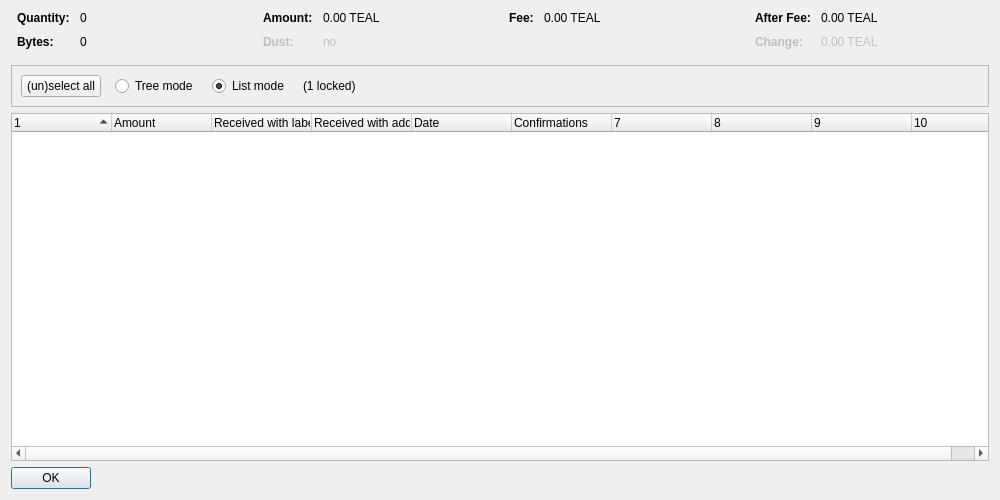
<?xml version="1.0" encoding="UTF-8"?>
<ui version="4.0">
 <class>CoinControlDialog</class>
 <widget class="QDialog" name="CoinControlDialog">
  <property name="geometry">
   <rect>
    <x>0</x>
    <y>0</y>
    <width>1000</width>
    <height>500</height>
   </rect>
  </property>
  <property name="windowTitle">
   <string>Coin Selection</string>
  </property>
  <layout class="QVBoxLayout" name="verticalLayout">
   <item>
    <layout class="QHBoxLayout" name="horizontalLayoutTop" stretch="0,0,0,0">
     <property name="topMargin">
      <number>0</number>
     </property>
     <property name="bottomMargin">
      <number>10</number>
     </property>
     <item>
      <layout class="QFormLayout" name="formLayoutCoinControl1">
       <property name="horizontalSpacing">
        <number>10</number>
       </property>
       <property name="verticalSpacing">
        <number>10</number>
       </property>
       <property name="leftMargin">
        <number>6</number>
       </property>
       <property name="rightMargin">
        <number>6</number>
       </property>
       <item row="0" column="0">
        <widget class="QLabel" name="labelCoinControlQuantityText">
         <property name="font">
          <font>
           <weight>75</weight>
           <bold>true</bold>
          </font>
         </property>
         <property name="text">
          <string>Quantity:</string>
         </property>
        </widget>
       </item>
       <item row="0" column="1">
        <widget class="QLabel" name="labelCoinControlQuantity">
         <property name="cursor">
          <cursorShape>IBeamCursor</cursorShape>
         </property>
         <property name="contextMenuPolicy">
          <enum>Qt::ActionsContextMenu</enum>
         </property>
         <property name="text">
          <string notr="true">0</string>
         </property>
         <property name="textInteractionFlags">
          <set>Qt::LinksAccessibleByMouse|Qt::TextSelectableByKeyboard|Qt::TextSelectableByMouse</set>
         </property>
        </widget>
       </item>
       <item row="1" column="0">
        <widget class="QLabel" name="labelCoinControlBytesText">
         <property name="font">
          <font>
           <weight>75</weight>
           <bold>true</bold>
          </font>
         </property>
         <property name="text">
          <string>Bytes:</string>
         </property>
        </widget>
       </item>
       <item row="1" column="1">
        <widget class="QLabel" name="labelCoinControlBytes">
         <property name="cursor">
          <cursorShape>IBeamCursor</cursorShape>
         </property>
         <property name="contextMenuPolicy">
          <enum>Qt::ActionsContextMenu</enum>
         </property>
         <property name="text">
          <string notr="true">0</string>
         </property>
         <property name="textInteractionFlags">
          <set>Qt::LinksAccessibleByMouse|Qt::TextSelectableByKeyboard|Qt::TextSelectableByMouse</set>
         </property>
        </widget>
       </item>
      </layout>
     </item>
     <item>
      <layout class="QFormLayout" name="formLayoutCoinControl2">
       <property name="horizontalSpacing">
        <number>10</number>
       </property>
       <property name="verticalSpacing">
        <number>10</number>
       </property>
       <property name="leftMargin">
        <number>6</number>
       </property>
       <property name="rightMargin">
        <number>6</number>
       </property>
       <item row="0" column="0">
        <widget class="QLabel" name="labelCoinControlAmountText">
         <property name="font">
          <font>
           <weight>75</weight>
           <bold>true</bold>
          </font>
         </property>
         <property name="text">
          <string>Amount:</string>
         </property>
        </widget>
       </item>
       <item row="0" column="1">
        <widget class="QLabel" name="labelCoinControlAmount">
         <property name="cursor">
          <cursorShape>IBeamCursor</cursorShape>
         </property>
         <property name="contextMenuPolicy">
          <enum>Qt::ActionsContextMenu</enum>
         </property>
         <property name="text">
          <string notr="true">0.00 TEAL</string>
         </property>
         <property name="textInteractionFlags">
          <set>Qt::LinksAccessibleByMouse|Qt::TextSelectableByKeyboard|Qt::TextSelectableByMouse</set>
         </property>
        </widget>
       </item>
       <item row="1" column="0">
        <widget class="QLabel" name="labelCoinControlLowOutputText">
         <property name="enabled">
          <bool>false</bool>
         </property>
         <property name="font">
          <font>
           <weight>75</weight>
           <bold>true</bold>
          </font>
         </property>
         <property name="text">
          <string>Dust:</string>
         </property>
        </widget>
       </item>
       <item row="1" column="1">
        <widget class="QLabel" name="labelCoinControlLowOutput">
         <property name="enabled">
          <bool>false</bool>
         </property>
         <property name="cursor">
          <cursorShape>IBeamCursor</cursorShape>
         </property>
         <property name="contextMenuPolicy">
          <enum>Qt::ActionsContextMenu</enum>
         </property>
         <property name="text">
          <string notr="true">no</string>
         </property>
         <property name="textInteractionFlags">
          <set>Qt::LinksAccessibleByMouse|Qt::TextSelectableByKeyboard|Qt::TextSelectableByMouse</set>
         </property>
        </widget>
       </item>
      </layout>
     </item>
     <item>
      <layout class="QFormLayout" name="formLayoutCoinControl3">
       <property name="horizontalSpacing">
        <number>10</number>
       </property>
       <property name="verticalSpacing">
        <number>10</number>
       </property>
       <property name="leftMargin">
        <number>6</number>
       </property>
       <property name="rightMargin">
        <number>6</number>
       </property>
       <item row="0" column="0">
        <widget class="QLabel" name="labelCoinControlFeeText">
         <property name="font">
          <font>
           <weight>75</weight>
           <bold>true</bold>
          </font>
         </property>
         <property name="text">
          <string>Fee:</string>
         </property>
        </widget>
       </item>
       <item row="0" column="1">
        <widget class="QLabel" name="labelCoinControlFee">
         <property name="cursor">
          <cursorShape>IBeamCursor</cursorShape>
         </property>
         <property name="contextMenuPolicy">
          <enum>Qt::ActionsContextMenu</enum>
         </property>
         <property name="text">
          <string notr="true">0.00 TEAL</string>
         </property>
         <property name="textInteractionFlags">
          <set>Qt::LinksAccessibleByMouse|Qt::TextSelectableByKeyboard|Qt::TextSelectableByMouse</set>
         </property>
        </widget>
       </item>
      </layout>
     </item>
     <item>
      <layout class="QFormLayout" name="formLayoutCoinControl4">
       <property name="horizontalSpacing">
        <number>10</number>
       </property>
       <property name="verticalSpacing">
        <number>10</number>
       </property>
       <property name="leftMargin">
        <number>6</number>
       </property>
       <property name="rightMargin">
        <number>6</number>
       </property>
       <item row="0" column="0">
        <widget class="QLabel" name="labelCoinControlAfterFeeText">
         <property name="font">
          <font>
           <weight>75</weight>
           <bold>true</bold>
          </font>
         </property>
         <property name="text">
          <string>After Fee:</string>
         </property>
        </widget>
       </item>
       <item row="0" column="1">
        <widget class="QLabel" name="labelCoinControlAfterFee">
         <property name="cursor">
          <cursorShape>IBeamCursor</cursorShape>
         </property>
         <property name="contextMenuPolicy">
          <enum>Qt::ActionsContextMenu</enum>
         </property>
         <property name="text">
          <string notr="true">0.00 TEAL</string>
         </property>
         <property name="textInteractionFlags">
          <set>Qt::LinksAccessibleByMouse|Qt::TextSelectableByKeyboard|Qt::TextSelectableByMouse</set>
         </property>
        </widget>
       </item>
       <item row="1" column="0">
        <widget class="QLabel" name="labelCoinControlChangeText">
         <property name="enabled">
          <bool>false</bool>
         </property>
         <property name="font">
          <font>
           <weight>75</weight>
           <bold>true</bold>
          </font>
         </property>
         <property name="text">
          <string>Change:</string>
         </property>
        </widget>
       </item>
       <item row="1" column="1">
        <widget class="QLabel" name="labelCoinControlChange">
         <property name="enabled">
          <bool>false</bool>
         </property>
         <property name="cursor">
          <cursorShape>IBeamCursor</cursorShape>
         </property>
         <property name="contextMenuPolicy">
          <enum>Qt::ActionsContextMenu</enum>
         </property>
         <property name="text">
          <string notr="true">0.00 TEAL</string>
         </property>
         <property name="textInteractionFlags">
          <set>Qt::LinksAccessibleByMouse|Qt::TextSelectableByKeyboard|Qt::TextSelectableByMouse</set>
         </property>
        </widget>
       </item>
      </layout>
     </item>
    </layout>
   </item>
   <item>
    <widget class="QFrame" name="frame">
     <property name="minimumSize">
      <size>
       <width>0</width>
       <height>40</height>
      </size>
     </property>
     <property name="frameShape">
      <enum>QFrame::StyledPanel</enum>
     </property>
     <property name="frameShadow">
      <enum>QFrame::Sunken</enum>
     </property>
     <layout class="QHBoxLayout" name="horizontalLayout">
      <item>
       <layout class="QHBoxLayout" name="horizontalLayoutPanel" stretch="0,0,0,0,0">
        <property name="spacing">
         <number>14</number>
        </property>
        <item>
         <widget class="QPushButton" name="pushButtonSelectAll">
          <property name="sizePolicy">
           <sizepolicy hsizetype="Maximum" vsizetype="Fixed">
            <horstretch>0</horstretch>
            <verstretch>0</verstretch>
           </sizepolicy>
          </property>
          <property name="text">
           <string>(un)select all</string>
          </property>
          <property name="autoDefault">
           <bool>false</bool>
          </property>
         </widget>
        </item>
        <item>
         <widget class="QRadioButton" name="radioTreeMode">
          <property name="sizePolicy">
           <sizepolicy hsizetype="Maximum" vsizetype="Fixed">
            <horstretch>0</horstretch>
            <verstretch>0</verstretch>
           </sizepolicy>
          </property>
          <property name="text">
           <string>Tree mode</string>
          </property>
         </widget>
        </item>
        <item>
         <widget class="QRadioButton" name="radioListMode">
          <property name="sizePolicy">
           <sizepolicy hsizetype="Maximum" vsizetype="Fixed">
            <horstretch>0</horstretch>
            <verstretch>0</verstretch>
           </sizepolicy>
          </property>
          <property name="text">
           <string>List mode</string>
          </property>
          <property name="checked">
           <bool>true</bool>
          </property>
         </widget>
        </item>
        <item>
         <widget class="QLabel" name="labelLocked">
          <property name="text">
           <string notr="true">(1 locked)</string>
          </property>
         </widget>
        </item>
        <item>
         <spacer name="horizontalSpacer">
          <property name="orientation">
           <enum>Qt::Horizontal</enum>
          </property>
          <property name="sizeHint" stdset="0">
           <size>
            <width>40</width>
            <height>20</height>
           </size>
          </property>
         </spacer>
        </item>
       </layout>
      </item>
     </layout>
    </widget>
   </item>
   <item>
    <widget class="CoinControlTreeWidget" name="treeWidget">
     <property name="contextMenuPolicy">
      <enum>Qt::CustomContextMenu</enum>
     </property>
     <property name="sortingEnabled">
      <bool>false</bool>
     </property>
     <property name="columnCount">
      <number>10</number>
     </property>
     <attribute name="headerShowSortIndicator" stdset="0">
      <bool>true</bool>
     </attribute>
     <attribute name="headerStretchLastSection">
      <bool>false</bool>
     </attribute>
     <column>
      <property name="text">
       <string/>
      </property>
     </column>
     <column>
      <property name="text">
       <string>Amount</string>
      </property>
     </column>
     <column>
      <property name="text">
       <string>Received with label</string>
      </property>
     </column>
     <column>
      <property name="text">
       <string>Received with address</string>
      </property>
     </column>
     <column>
      <property name="text">
       <string>Date</string>
      </property>
     </column>
     <column>
      <property name="text">
       <string>Confirmations</string>
      </property>
      <property name="toolTip">
       <string>Confirmed</string>
      </property>
     </column>
     <column>
      <property name="text">
       <string/>
      </property>
     </column>
     <column>
      <property name="text">
       <string/>
      </property>
     </column>
     <column>
      <property name="text">
       <string/>
      </property>
     </column>
     <column>
      <property name="text">
       <string/>
      </property>
     </column>
    </widget>
   </item>
   <item>
    <widget class="QDialogButtonBox" name="buttonBox">
     <property name="sizePolicy">
      <sizepolicy hsizetype="Maximum" vsizetype="Fixed">
       <horstretch>0</horstretch>
       <verstretch>0</verstretch>
      </sizepolicy>
     </property>
     <property name="orientation">
      <enum>Qt::Horizontal</enum>
     </property>
     <property name="standardButtons">
      <set>QDialogButtonBox::Ok</set>
     </property>
    </widget>
   </item>
  </layout>
 </widget>
 <customwidgets>
  <customwidget>
   <class>CoinControlTreeWidget</class>
   <extends>QTreeWidget</extends>
   <header>coincontroltreewidget.h</header>
  </customwidget>
 </customwidgets>
 <resources/>
 <connections/>
</ui>
